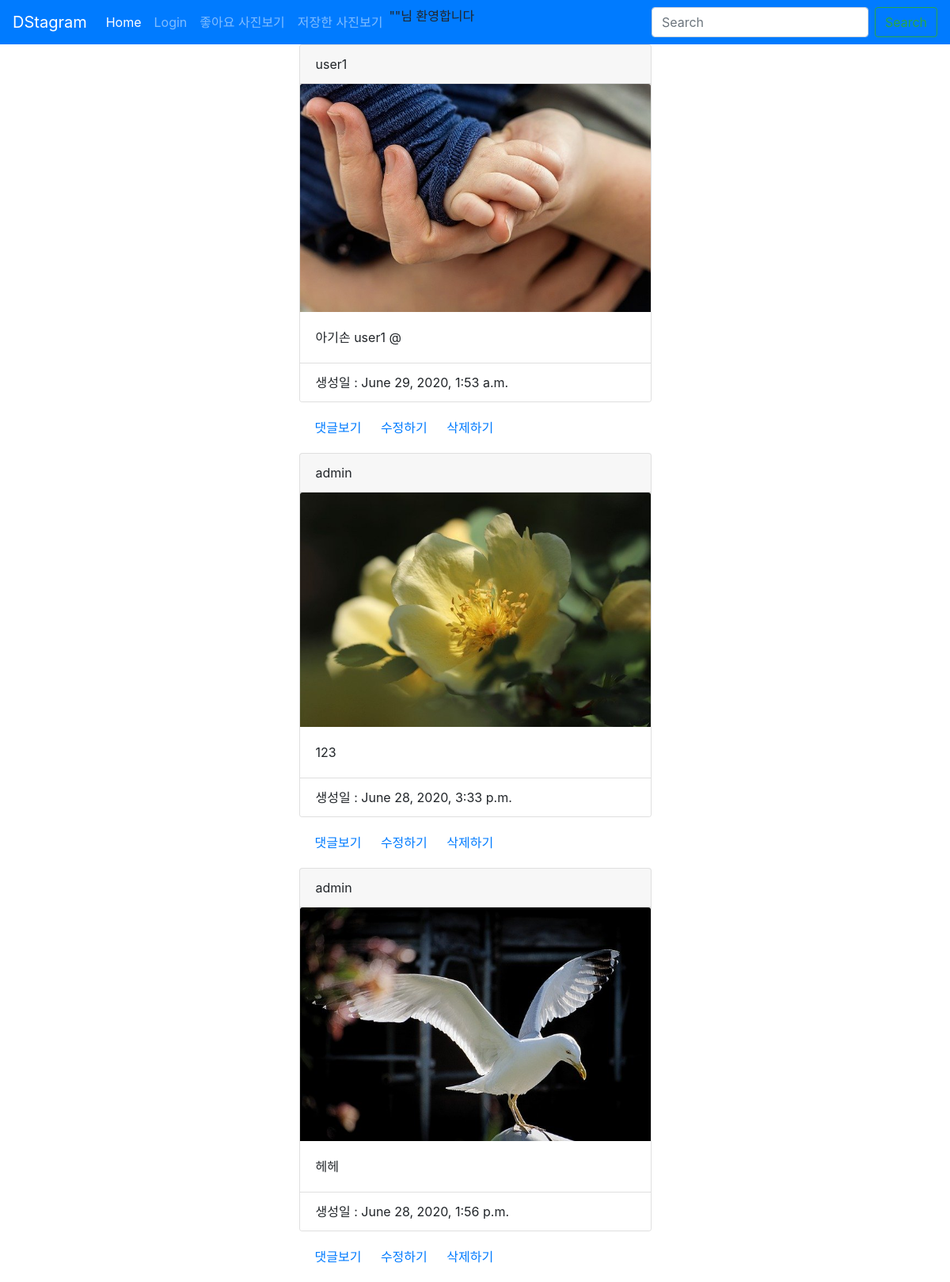
The page / on the database its author committed.
### photo/models.py (models this page shows, shortened)
class Photo(models.Model):
    author = models.ForeignKey(User, on_delete=models.CASCADE, related_name='user')
    text= models.TextField(blank=True)
    image = models.ImageField(upload_to='timeline_photo/&Y/&m/&d')
    created = models.DateTimeField(auto_now_add=True)
    updated = models.DateTimeField(auto_now=True)
    like = models.ManyToManyField(User, related_name='like_post',blank=True)
    favorite = models.ManyToManyField(User, related_name='favorite_post',blank=True)
    class Meta:
        ordering = ['-created']

### photo/views.py (the view)
# urls.py: path('', PhotoList.as_view(), name='index'),
class PhotoList(ListView):
    model = Photo
    template_name_suffix='_list'

### photo/templates/photo/photo_list.html (shortened to what this page needs)
{% extends 'base.html' %}
{% block content %}
<div class="container">
<div class="row">
    <div class="col"></div>
    <div class="col-5">
        {% for object in object_list %}
        <div class="card">
            <div class="card-header">
                {{ object.author }}
            </div>
            <img src="{{object.image.url}}" class="card-img-top">
            <div class="card-body">
                <p class="card-text">{{object.text}}</p>
            </div>
            <ul class ="list-group list-group-flush">
                <li class="list-group-item">생성일 : {{object.created}}</li>
            </ul>
        </div>
        <div class="card-body">
            <a href="{% url 'photo:detail' object.id %}" class="card-link">댓글보기</a>
            <a href="{% url 'photo:update' object.id %}" class="card-link">수정하기</a>
            <a href="{% url 'photo:delete' object.id %}" class="card-link">삭제하기</a>
        </div>
        {% endfor %}
    </div>
    <div class="col"></div>
</div>
</div>
{% endblock %}

### rows shown on the page
Photo: author "user1", image (picture), text "아기손 user1 @", created "June 29, 2020, 1:53 a.m."
Photo: author "admin", image (picture), text "123", created "June 28, 2020, 3:33 p.m."
Photo: author "admin", image (picture), text "헤헤", created "June 28, 2020, 1:56 p.m."
